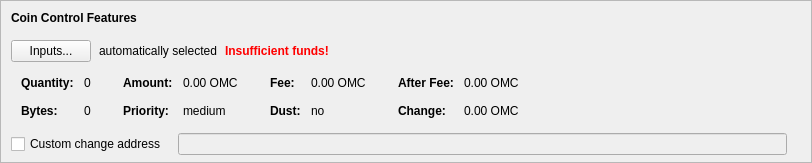
    <widget class="QFrame" name="frameCoinControl">
     <property name="sizePolicy">
      <sizepolicy hsizetype="Expanding" vsizetype="Expanding">
       <horstretch>0</horstretch>
       <verstretch>0</verstretch>
      </sizepolicy>
     </property>
     <property name="maximumSize">
      <size>
       <width>16777215</width>
       <height>16777215</height>
      </size>
     </property>
     <property name="frameShape">
      <enum>QFrame::StyledPanel</enum>
     </property>
     <property name="frameShadow">
      <enum>QFrame::Sunken</enum>
     </property>
     <layout class="QVBoxLayout" name="verticalLayoutCoinControl2">
      <property name="spacing">
       <number>0</number>
      </property>
      <property name="leftMargin">
       <number>0</number>
      </property>
      <property name="topMargin">
       <number>0</number>
      </property>
      <property name="rightMargin">
       <number>0</number>
      </property>
      <property name="bottomMargin">
       <number>6</number>
      </property>
      <item>
       <layout class="QVBoxLayout" name="verticalLayoutCoinControl" stretch="0,0,0,0,1">
        <property name="spacing">
         <number>0</number>
        </property>
        <property name="leftMargin">
         <number>10</number>
        </property>
        <property name="topMargin">
         <number>10</number>
        </property>
        <item>
         <layout class="QHBoxLayout" name="horizontalLayoutCoinControl1">
          <property name="bottomMargin">
           <number>15</number>
          </property>
          <item>
           <widget class="QLabel" name="labelCoinControlFeatures">
            <property name="sizePolicy">
             <sizepolicy hsizetype="Preferred" vsizetype="Maximum">
              <horstretch>0</horstretch>
              <verstretch>0</verstretch>
             </sizepolicy>
            </property>
            <property name="font">
             <font>
              <weight>75</weight>
              <bold>true</bold>
             </font>
            </property>
            <property name="styleSheet">
             <string notr="true">font-weight:bold;</string>
            </property>
            <property name="text">
             <string>Coin Control Features</string>
            </property>
           </widget>
          </item>
         </layout>
        </item>
        <item>
         <layout class="QHBoxLayout" name="horizontalLayoutCoinControl2" stretch="0,0,0,0">
          <property name="spacing">
           <number>8</number>
          </property>
          <property name="bottomMargin">
           <number>10</number>
          </property>
          <item>
           <widget class="QPushButton" name="pushButtonCoinControl">
            <property name="styleSheet">
             <string notr="true"/>
            </property>
            <property name="text">
             <string>Inputs...</string>
            </property>
            <property name="autoDefault">
             <bool>false</bool>
            </property>
           </widget>
          </item>
          <item>
           <widget class="QLabel" name="labelCoinControlAutomaticallySelected">
            <property name="text">
             <string>automatically selected</string>
            </property>
            <property name="margin">
             <number>5</number>
            </property>
           </widget>
          </item>
          <item>
           <widget class="QLabel" name="labelCoinControlInsuffFunds">
            <property name="font">
             <font>
              <weight>75</weight>
              <bold>true</bold>
             </font>
            </property>
            <property name="styleSheet">
             <string notr="true">color:red;font-weight:bold;</string>
            </property>
            <property name="text">
             <string>Insufficient funds!</string>
            </property>
            <property name="margin">
             <number>5</number>
            </property>
           </widget>
          </item>
          <item>
           <spacer name="horizontalSpacerCoinControl">
            <property name="orientation">
             <enum>Qt::Horizontal</enum>
            </property>
            <property name="sizeHint" stdset="0">
             <size>
              <width>40</width>
              <height>1</height>
             </size>
            </property>
           </spacer>
          </item>
         </layout>
        </item>
        <item>
         <widget class="QWidget" name="widgetCoinControl" native="true">
          <property name="sizePolicy">
           <sizepolicy hsizetype="Preferred" vsizetype="Preferred">
            <horstretch>0</horstretch>
            <verstretch>0</verstretch>
           </sizepolicy>
          </property>
          <property name="minimumSize">
           <size>
            <width>0</width>
            <height>0</height>
           </size>
          </property>
          <property name="styleSheet">
           <string notr="true"/>
          </property>
          <layout class="QHBoxLayout" name="horizontalLayoutCoinControl5">
           <property name="leftMargin">
            <number>0</number>
           </property>
           <property name="topMargin">
            <number>0</number>
           </property>
           <property name="rightMargin">
            <number>0</number>
           </property>
           <property name="bottomMargin">
            <number>0</number>
           </property>
           <item>
            <layout class="QHBoxLayout" name="horizontalLayoutCoinControl3" stretch="0,0,0,1">
             <property name="spacing">
              <number>20</number>
             </property>
             <property name="topMargin">
              <number>0</number>
             </property>
             <property name="bottomMargin">
              <number>10</number>
             </property>
             <item>
              <layout class="QFormLayout" name="formLayoutCoinControl1">
               <property name="horizontalSpacing">
                <number>10</number>
               </property>
               <property name="verticalSpacing">
                <number>14</number>
               </property>
               <property name="leftMargin">
                <number>10</number>
               </property>
               <property name="topMargin">
                <number>4</number>
               </property>
               <property name="rightMargin">
                <number>6</number>
               </property>
               <item row="0" column="0">
                <widget class="QLabel" name="labelCoinControlQuantityText">
                 <property name="font">
                  <font>
                   <weight>75</weight>
                   <bold>true</bold>
                  </font>
                 </property>
                 <property name="text">
                  <string>Quantity:</string>
                 </property>
                 <property name="margin">
                  <number>0</number>
                 </property>
                </widget>
               </item>
               <item row="0" column="1">
                <widget class="QLabel" name="labelCoinControlQuantity">
                 <property name="cursor">
                  <cursorShape>IBeamCursor</cursorShape>
                 </property>
                 <property name="contextMenuPolicy">
                  <enum>Qt::ActionsContextMenu</enum>
                 </property>
                 <property name="text">
                  <string notr="true">0</string>
                 </property>
                 <property name="margin">
                  <number>0</number>
                 </property>
                 <property name="textInteractionFlags">
                  <set>Qt::LinksAccessibleByMouse|Qt::TextSelectableByKeyboard|Qt::TextSelectableByMouse</set>
                 </property>
                </widget>
               </item>
               <item row="1" column="0">
                <widget class="QLabel" name="labelCoinControlBytesText">
                 <property name="font">
                  <font>
                   <weight>75</weight>
                   <bold>true</bold>
                  </font>
                 </property>
                 <property name="text">
                  <string>Bytes:</string>
                 </property>
                </widget>
               </item>
               <item row="1" column="1">
                <widget class="QLabel" name="labelCoinControlBytes">
                 <property name="cursor">
                  <cursorShape>IBeamCursor</cursorShape>
                 </property>
                 <property name="contextMenuPolicy">
                  <enum>Qt::ActionsContextMenu</enum>
                 </property>
                 <property name="text">
                  <string notr="true">0</string>
                 </property>
                 <property name="textInteractionFlags">
                  <set>Qt::LinksAccessibleByMouse|Qt::TextSelectableByKeyboard|Qt::TextSelectableByMouse</set>
                 </property>
                </widget>
               </item>
              </layout>
             </item>
             <item>
              <layout class="QFormLayout" name="formLayoutCoinControl2">
               <property name="horizontalSpacing">
                <number>10</number>
               </property>
               <property name="verticalSpacing">
                <number>14</number>
               </property>
               <property name="leftMargin">
                <number>6</number>
               </property>
               <property name="topMargin">
                <number>4</number>
               </property>
               <property name="rightMargin">
                <number>6</number>
               </property>
               <item row="0" column="0">
                <widget class="QLabel" name="labelCoinControlAmountText">
                 <property name="font">
                  <font>
                   <weight>75</weight>
                   <bold>true</bold>
                  </font>
                 </property>
                 <property name="text">
                  <string>Amount:</string>
                 </property>
                 <property name="margin">
                  <number>0</number>
                 </property>
                </widget>
               </item>
               <item row="0" column="1">
                <widget class="QLabel" name="labelCoinControlAmount">
                 <property name="cursor">
                  <cursorShape>IBeamCursor</cursorShape>
                 </property>
                 <property name="contextMenuPolicy">
                  <enum>Qt::ActionsContextMenu</enum>
                 </property>
                 <property name="text">
                  <string notr="true">0.00 OMC</string>
                 </property>
                 <property name="textInteractionFlags">
                  <set>Qt::LinksAccessibleByMouse|Qt::TextSelectableByKeyboard|Qt::TextSelectableByMouse</set>
                 </property>
                </widget>
               </item>
               <item row="1" column="0">
                <widget class="QLabel" name="labelCoinControlPriorityText">
                 <property name="font">
                  <font>
                   <weight>75</weight>
                   <bold>true</bold>
                  </font>
                 </property>
                 <property name="text">
                  <string>Priority:</string>
                 </property>
                </widget>
               </item>
               <item row="1" column="1">
                <widget class="QLabel" name="labelCoinControlPriority">
                 <property name="cursor">
                  <cursorShape>IBeamCursor</cursorShape>
                 </property>
                 <property name="contextMenuPolicy">
                  <enum>Qt::ActionsContextMenu</enum>
                 </property>
                 <property name="text">
                  <string notr="true">medium</string>
                 </property>
                 <property name="textInteractionFlags">
                  <set>Qt::LinksAccessibleByMouse|Qt::TextSelectableByKeyboard|Qt::TextSelectableByMouse</set>
                 </property>
                </widget>
               </item>
              </layout>
             </item>
             <item>
              <layout class="QFormLayout" name="formLayoutCoinControl3">
               <property name="horizontalSpacing">
                <number>10</number>
               </property>
               <property name="verticalSpacing">
                <number>14</number>
               </property>
               <property name="leftMargin">
                <number>6</number>
               </property>
               <property name="topMargin">
                <number>4</number>
               </property>
               <property name="rightMargin">
                <number>6</number>
               </property>
               <item row="0" column="0">
                <widget class="QLabel" name="labelCoinControlFeeText">
                 <property name="font">
                  <font>
                   <weight>75</weight>
                   <bold>true</bold>
                  </font>
                 </property>
                 <property name="text">
                  <string>Fee:</string>
                 </property>
                 <property name="margin">
                  <number>0</number>
                 </property>
                </widget>
               </item>
               <item row="0" column="1">
                <widget class="QLabel" name="labelCoinControlFee">
                 <property name="cursor">
                  <cursorShape>IBeamCursor</cursorShape>
                 </property>
                 <property name="contextMenuPolicy">
                  <enum>Qt::ActionsContextMenu</enum>
                 </property>
                 <property name="text">
                  <string notr="true">0.00 OMC</string>
                 </property>
                 <property name="textInteractionFlags">
                  <set>Qt::LinksAccessibleByMouse|Qt::TextSelectableByKeyboard|Qt::TextSelectableByMouse</set>
                 </property>
                </widget>
               </item>
               <item row="1" column="0">
                <widget class="QLabel" name="labelCoinControlLowOutputText">
                 <property name="font">
                  <font>
                   <weight>75</weight>
                   <bold>true</bold>
                  </font>
                 </property>
                 <property name="text">
                  <string>Dust:</string>
                 </property>
                </widget>
               </item>
               <item row="1" column="1">
                <widget class="QLabel" name="labelCoinControlLowOutput">
                 <property name="cursor">
                  <cursorShape>IBeamCursor</cursorShape>
                 </property>
                 <property name="contextMenuPolicy">
                  <enum>Qt::ActionsContextMenu</enum>
                 </property>
                 <property name="text">
                  <string notr="true">no</string>
                 </property>
                 <property name="textInteractionFlags">
                  <set>Qt::LinksAccessibleByMouse|Qt::TextSelectableByKeyboard|Qt::TextSelectableByMouse</set>
                 </property>
                </widget>
               </item>
              </layout>
             </item>
             <item>
              <layout class="QFormLayout" name="formLayoutCoinControl4">
               <property name="horizontalSpacing">
                <number>10</number>
               </property>
               <property name="verticalSpacing">
                <number>14</number>
               </property>
               <property name="leftMargin">
                <number>6</number>
               </property>
               <property name="topMargin">
                <number>4</number>
               </property>
               <property name="rightMargin">
                <number>6</number>
               </property>
               <item row="0" column="0">
                <widget class="QLabel" name="labelCoinControlAfterFeeText">
                 <property name="font">
                  <font>
                   <weight>75</weight>
                   <bold>true</bold>
                  </font>
                 </property>
                 <property name="text">
                  <string>After Fee:</string>
                 </property>
                 <property name="margin">
                  <number>0</number>
                 </property>
                </widget>
               </item>
               <item row="0" column="1">
                <widget class="QLabel" name="labelCoinControlAfterFee">
                 <property name="cursor">
                  <cursorShape>IBeamCursor</cursorShape>
                 </property>
                 <property name="contextMenuPolicy">
                  <enum>Qt::ActionsContextMenu</enum>
                 </property>
                 <property name="text">
                  <string notr="true">0.00 OMC</string>
                 </property>
                 <property name="textInteractionFlags">
                  <set>Qt::LinksAccessibleByMouse|Qt::TextSelectableByKeyboard|Qt::TextSelectableByMouse</set>
                 </property>
                </widget>
               </item>
               <item row="1" column="0">
                <widget class="QLabel" name="labelCoinControlChangeText">
                 <property name="font">
                  <font>
                   <weight>75</weight>
                   <bold>true</bold>
                  </font>
                 </property>
                 <property name="text">
                  <string>Change:</string>
                 </property>
                </widget>
               </item>
               <item row="1" column="1">
                <widget class="QLabel" name="labelCoinControlChange">
                 <property name="cursor">
                  <cursorShape>IBeamCursor</cursorShape>
                 </property>
                 <property name="contextMenuPolicy">
                  <enum>Qt::ActionsContextMenu</enum>
                 </property>
                 <property name="text">
                  <string notr="true">0.00 OMC</string>
                 </property>
                 <property name="textInteractionFlags">
                  <set>Qt::LinksAccessibleByMouse|Qt::TextSelectableByKeyboard|Qt::TextSelectableByMouse</set>
                 </property>
                </widget>
               </item>
              </layout>
             </item>
            </layout>
           </item>
          </layout>
         </widget>
        </item>
        <item>
         <layout class="QHBoxLayout" name="horizontalLayoutCoinControl4" stretch="0,0,0">
          <property name="spacing">
           <number>12</number>
          </property>
          <property name="sizeConstraint">
           <enum>QLayout::SetDefaultConstraint</enum>
          </property>
          <property name="topMargin">
           <number>5</number>
          </property>
          <property name="rightMargin">
           <number>5</number>
          </property>
          <item>
           <widget class="QCheckBox" name="checkBoxCoinControlChange">
            <property name="toolTip">
             <string>If this is activated, but the change address is empty or invalid, change will be sent to a newly generated address.</string>
            </property>
            <property name="text">
             <string>Custom change address</string>
            </property>
           </widget>
          </item>
          <item>
           <widget class="QValidatedLineEdit" name="lineEditCoinControlChange">
            <property name="enabled">
             <bool>false</bool>
            </property>
            <property name="sizePolicy">
             <sizepolicy hsizetype="Expanding" vsizetype="Fixed">
              <horstretch>0</horstretch>
              <verstretch>0</verstretch>
             </sizepolicy>
            </property>
           </widget>
          </item>
          <item>
           <widget class="QLabel" name="labelCoinControlChangeLabel">
            <property name="sizePolicy">
             <sizepolicy hsizetype="Preferred" vsizetype="Expanding">
              <horstretch>0</horstretch>
              <verstretch>0</verstretch>
             </sizepolicy>
            </property>
            <property name="minimumSize">
             <size>
              <width>0</width>
              <height>0</height>
             </size>
            </property>
            <property name="text">
             <string/>
            </property>
            <property name="margin">
             <number>3</number>
            </property>
           </widget>
          </item>
         </layout>
        </item>
        <item>
         <spacer name="verticalSpacerCoinControl">
          <property name="orientation">
           <enum>Qt::Vertical</enum>
          </property>
          <property name="sizeHint" stdset="0">
           <size>
            <width>800</width>
            <height>1</height>
           </size>
          </property>
         </spacer>
        </item>
       </layout>
      </item>
     </layout>
    </widget>
